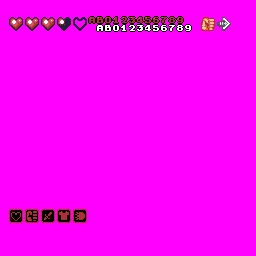

Below is a game level as drawn by its tile map, then a one-line description and the .tmx file that defines it, in full:
An orthogonal 32x32 tile map with 8x8 px tiles, 1 tile layer (Tile Layer 1).

<map version="1.2" tiledversion="2020.04.10" orientation="orthogonal" renderorder="right-down" width="32" height="32" tilewidth="8" tileheight="8" infinite="0" backgroundcolor="#ff00ff" nextlayerid="2" nextobjectid="1">
 <tileset firstgid="1" source="RPG status.tsx" />
 <layer id="1" name="Tile Layer 1" width="32" height="32">
  <data encoding="csv">
1,1,1,1,1,1,1,1,1,1,1,1,1,1,1,1,1,1,1,1,1,1,1,1,1,1,1,1,1,1,1,0,
1,1,1,1,1,1,1,1,1,1,1,1,1,1,1,1,1,1,1,1,1,1,1,1,1,1,1,1,1,1,1,0,
1,193,194,193,194,193,194,199,200,201,202,361,362,363,364,365,366,367,368,369,370,371,372,0,0,203,204,205,206,1,1,0,
1,225,226,225,226,225,226,231,232,233,234,1,329,330,331,332,333,334,335,336,337,338,339,340,1,235,236,237,238,0,0,0,
1,0,1,0,0,1,1,1,1,1,1,34,1,1,1,1,1,0,0,0,0,0,0,0,0,0,1,1,0,0,0,0,
1,0,0,1,0,1,1,1,1,1,1,1,1,1,1,1,1,0,1,0,0,0,0,0,0,0,0,1,0,0,0,0,
1,1,0,1,1,1,1,1,0,0,0,1,1,1,1,34,1,1,1,1,1,0,0,0,0,0,0,1,0,0,0,0,
1,1,1,1,1,1,1,1,1,1,1,1,1,1,1,1,0,0,0,0,0,1,1,1,1,1,0,1,0,0,0,0,
34,0,0,0,0,1,0,34,1,1,1,1,1,1,1,34,0,0,0,0,0,0,0,0,0,0,1,1,0,0,0,0,
34,0,0,0,0,0,1,0,34,0,0,0,0,34,34,1,1,1,0,0,34,0,0,0,0,0,0,0,0,0,0,0,
34,0,0,0,0,0,0,1,0,34,34,34,34,34,34,0,0,0,1,1,0,0,0,0,0,0,0,0,0,0,0,0,
34,0,0,0,0,0,0,1,0,1,1,1,34,0,0,0,0,0,0,0,1,0,0,0,0,0,0,0,0,0,0,0,
0,34,34,34,34,34,34,34,1,34,34,0,1,1,0,0,0,0,0,0,0,1,0,0,0,0,0,0,0,0,0,0,
0,0,0,0,0,0,0,1,0,1,0,0,0,1,1,0,0,0,0,0,0,1,0,0,0,0,0,0,0,0,0,0,
0,0,0,0,0,0,1,1,1,1,1,1,1,1,1,1,1,1,1,0,0,1,0,0,0,0,0,0,0,0,0,0,
0,0,0,0,0,1,1,0,0,0,1,0,0,1,1,1,1,1,1,1,1,0,0,0,0,0,0,0,0,0,0,0,
0,0,0,0,0,1,1,0,0,0,0,1,1,1,1,1,1,1,1,1,1,0,0,0,0,0,0,0,0,0,0,0,
0,0,0,0,0,1,1,0,0,0,1,1,1,0,0,1,1,0,0,0,1,0,0,0,0,0,0,0,0,0,0,0,
0,0,0,0,0,1,1,0,1,1,1,1,0,0,0,0,1,0,0,1,1,0,0,0,0,0,0,0,0,0,0,0,
0,0,0,0,0,1,1,1,1,1,0,1,0,0,0,0,1,0,0,1,1,0,0,0,0,0,0,0,0,0,0,0,
0,0,0,0,0,0,1,0,1,1,1,1,0,0,1,1,1,1,1,0,1,0,0,0,0,0,0,0,0,0,0,0,
0,0,0,0,0,0,0,1,1,1,0,1,1,1,1,1,1,0,0,1,0,0,0,0,0,0,0,0,0,0,0,0,
0,0,0,0,0,0,0,0,1,0,0,0,0,0,0,0,0,0,1,0,0,0,0,0,0,0,0,0,0,0,0,0,
0,0,0,0,0,0,0,0,1,0,0,0,0,0,0,0,0,1,0,0,0,0,0,0,0,0,0,0,0,0,0,0,
0,0,0,0,0,0,0,0,0,1,0,0,0,0,0,0,0,1,0,0,0,0,0,0,0,0,0,0,0,0,0,0,
0,0,0,0,0,0,0,0,0,1,0,0,0,0,0,1,1,0,0,0,0,0,0,0,0,0,0,0,0,0,0,0,
0,65,66,67,68,69,70,71,72,79,80,0,0,1,1,0,0,0,0,0,0,0,0,0,0,0,0,0,0,0,0,0,
0,97,98,99,100,101,102,103,104,111,112,1,1,1,0,0,0,0,0,0,0,0,0,0,0,0,0,0,0,0,0,0,
0,0,0,0,0,0,0,0,0,0,0,0,0,0,0,0,0,0,0,0,0,0,0,0,0,0,0,0,0,0,0,0,
0,0,0,0,0,0,0,0,0,0,0,0,0,0,0,0,0,0,0,0,0,0,0,0,0,0,0,0,0,0,0,0,
0,0,0,0,0,0,0,0,0,0,0,0,0,0,0,0,0,0,0,0,0,0,0,0,0,0,0,0,0,0,0,0,
0,0,0,0,0,0,0,0,0,0,0,0,0,0,0,0,0,0,0,0,0,0,0,0,0,0,0,0,0,0,0,0
</data>
 </layer>
</map>